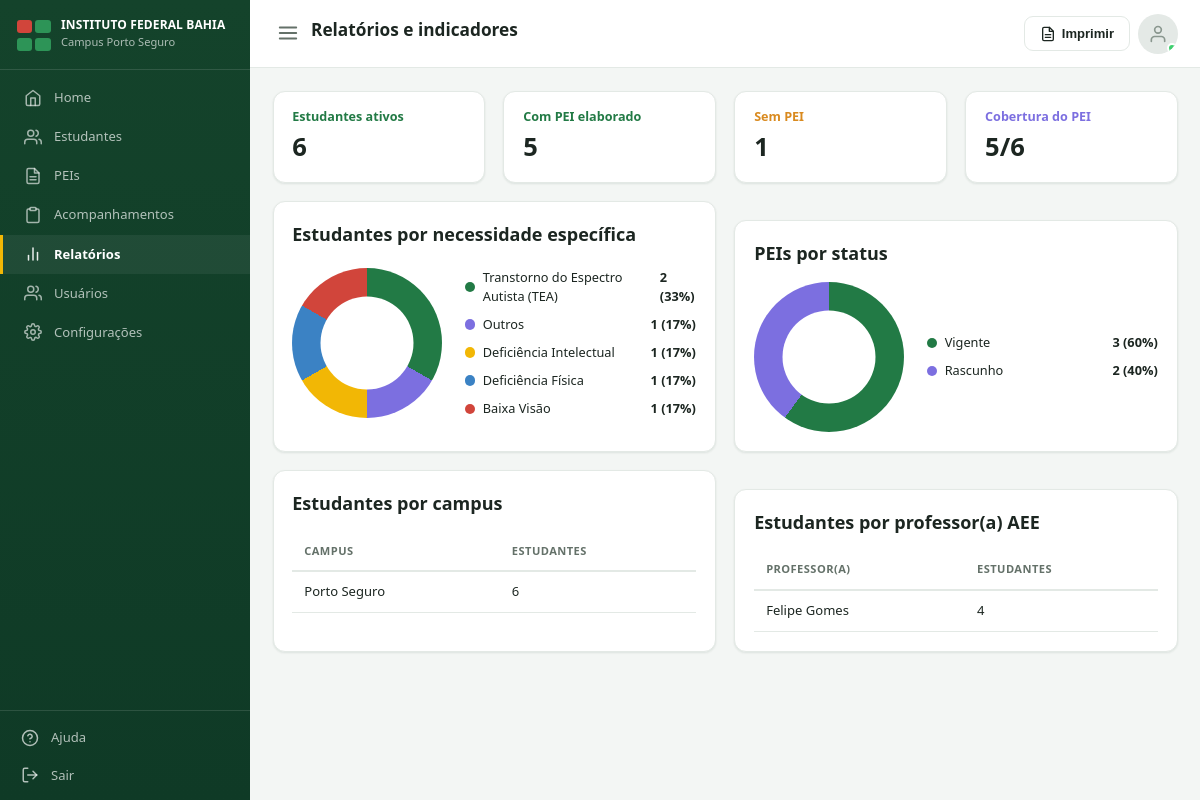
Page /relatorios/ (signed in) on the committed database.
### estudantes/models.py (models this page shows, shortened)
class Estudante(models.Model):
    class Necessidade(models.TextChoices):
        DEFICIENCIA_INTELECTUAL = 'deficiencia_intelectual', 'Deficiência Intelectual'
        DEFICIENCIA_FISICA = 'deficiencia_fisica', 'Deficiência Física'
        BAIXA_VISAO = 'baixa_visao', 'Baixa Visão'
        CEGUEIRA = 'cegueira', 'Cegueira'
        SURDEZ = 'surdez', 'Surdez/Deficiência Auditiva'
        TEA = 'tea', 'Transtorno do Espectro Autista (TEA)'
        TDAH = 'tdah', 'TDAH'
        ALTAS_HABILIDADES = 'altas_habilidades', 'Altas Habilidades/Superdotação'
        OUTROS = 'outros', 'Outros'
    nome_completo = models.CharField('Nome completo', max_length=150)
    data_nascimento = models.DateField('Data de nascimento', null=True, blank=True)
    matricula = models.CharField('Matrícula', max_length=30, unique=True)
    curso = models.CharField('Curso', max_length=150, blank=True)
    turma = models.CharField('Turma', max_length=50, blank=True)
    campus = models.CharField('Campus', max_length=100, default='Porto Seguro')
    telefone = models.CharField('Telefone do estudante', max_length=20, blank=True)
    email = models.EmailField('E-mail do estudante', blank=True)
    responsavel_nome = models.CharField('Nome do responsável', max_length=150, blank=True)
    responsavel_telefone = models.CharField('Telefone do responsável', max_length=20, blank=True)
    foto = models.ImageField('Foto', upload_to='estudantes/fotos/', null=True, blank=True)
    necessidade_especifica = models.CharField(
        'Necessidade específica', max_length=30, choices=Necessidade.choices,
        default=Necessidade.OUTROS,
    )
    descricao_necessidade = models.TextField('Descrição da necessidade', blank=True)
    professor_responsavel = models.ForeignKey(
        settings.AUTH_USER_MODEL, on_delete=models.SET_NULL, null=True, blank=True,
        related_name='estudantes_responsavel', verbose_name='Professor(a) AEE responsável',
    )
    ativo = models.BooleanField('Ativo', default=True)
    criado_por = models.ForeignKey(
        settings.AUTH_USER_MODEL, on_delete=models.SET_NULL, null=True, blank=True,
        related_name='estudantes_cadastrados',
    )
    criado_em = models.DateTimeField(auto_now_add=True)
    atualizado_em = models.DateTimeField(auto_now=True)
    class Meta:
        verbose_name = 'Estudante'
        verbose_name_plural = 'Estudantes'
        ordering = ['nome_completo']

### dashboard/views.py (the view)
# urls.py: path('relatorios/', views.relatorios, name='relatorios'),
@coordenacao_required
def relatorios(request):
    estudantes = Estudante.objects.filter(ativo=True)
    por_necessidade = list(
        estudantes.values('necessidade_especifica').annotate(total=Count('id')).order_by('-total')
    )
    necessidade_labels = dict(Estudante.Necessidade.choices)
    for item in por_necessidade:
        item['label'] = necessidade_labels.get(item['necessidade_especifica'], item['necessidade_especifica'])
    por_necessidade, grafico_necessidade_css = _build_pie(por_necessidade)
    por_status_pei = list(PEI.objects.values('status').annotate(total=Count('id')).order_by('-total'))
    status_labels = dict(PEI.Status.choices)
    for item in por_status_pei:
        item['label'] = status_labels.get(item['status'], item['status'])
    por_status_pei, grafico_status_css = _build_pie(por_status_pei)
    por_campus = list(estudantes.values('campus').annotate(total=Count('id')).order_by('-total'))
    por_professor = list(
        estudantes.exclude(professor_responsavel__isnull=True)
        .values('professor_responsavel__first_name', 'professor_responsavel__last_name')
        .annotate(total=Count('id')).order_by('-total')
    )
    return render(request, 'dashboard/relatorios.html', {
        'total_estudantes': estudantes.count(),
        'total_com_pei': estudantes.filter(pei__isnull=False).count(),
        'total_sem_pei': estudantes.filter(pei__isnull=True).count(),
        'por_necessidade': por_necessidade,
        'grafico_necessidade_css': grafico_necessidade_css,
        'por_status_pei': por_status_pei,
        'grafico_status_css': grafico_status_css,
        'por_campus': por_campus,
        'por_professor': por_professor,
    })

### accounts/models.py (called while the page is built)
    @property
    def is_coordenacao(self):
        return self.perfil == self.Perfil.COORDENACAO

### dashboard/templatetags/icons.py (called while the page is built)
@register.simple_tag
def icon(name, size=18, css_class=''):
    path = PATHS.get(name, '')
    extra = f' {css_class}' if css_class else ''
    return mark_safe(
        f'<svg xmlns="http://www.w3.org/2000/svg" width="{size}" height="{size}" viewBox="0 0 24 24" '
        f'fill="none" stroke="currentColor" stroke-width="2" stroke-linecap="round" '
        f'stroke-linejoin="round" class="icon-svg{extra}">{path}</svg>'
    )

### dashboard/views.py (called while the page is built)
def _build_pie(itens):
    total_geral = sum(i['total'] for i in itens) or 1
    partes = []
    acumulado = 0
    for i, item in enumerate(itens):
        cor = CORES_GRAFICO[i % len(CORES_GRAFICO)]
        item['cor'] = cor
        item['percentual'] = round(item['total'] * 100 / total_geral)
        fatia = item['total'] * 100 / total_geral
        inicio = acumulado
        acumulado += fatia
        partes.append(f"{cor} {inicio:.2f}% {acumulado:.2f}%")
    gradiente = 'conic-gradient(' + ', '.join(partes) + ')' if partes else '#e3e9e5'
    return itens, gradiente

### templates/dashboard/relatorios.html
{% extends 'base.html' %}
{% load icons %}
{% block page_title %}Relatórios e indicadores{% endblock %}
{% block topbar_actions %}
<button class="btn btn-outline" onclick="window.print()">{% icon 'file-text' size=16 %} Imprimir</button>
{% endblock %}
{% block content %}
<div class="grid grid-4" style="margin-bottom:1.25rem">
  <div class="stat-card stat-card--green">
    <span class="stat-label">Estudantes ativos</span>
    <div class="stat-value">{{ total_estudantes }}</div>
  </div>
  <div class="stat-card stat-card--green">
    <span class="stat-label">Com PEI elaborado</span>
    <div class="stat-value">{{ total_com_pei }}</div>
  </div>
  <div class="stat-card stat-card--orange">
    <span class="stat-label">Sem PEI</span>
    <div class="stat-value">{{ total_sem_pei }}</div>
  </div>
  <div class="stat-card stat-card--purple">
    <span class="stat-label">Cobertura do PEI</span>
    <div class="stat-value">
      {% if total_estudantes %}{{ total_com_pei|floatformat:0 }}/{{ total_estudantes }}{% else %}0{% endif %}
    </div>
  </div>
</div>
<div class="grid grid-2">
  <div class="card">
    <div class="card-header"><h2>Estudantes por necessidade específica</h2></div>
    {% if por_necessidade %}
    <div class="pie-wrap">
      <div class="pie-chart donut" style="background:{{ grafico_necessidade_css|safe }}"></div>
      <ul class="pie-legend">
        {% for item in por_necessidade %}
        <li>
          <span class="label"><span class="dot" style="background:{{ item.cor }}"></span>{{ item.label }}</span>
          <span class="count">{{ item.total }} ({{ item.percentual }}%)</span>
        </li>
        {% endfor %}
      </ul>
    </div>
    {% else %}
    <div class="empty-state">Sem dados suficientes.</div>
    {% endif %}
  </div>
  <div class="card">
    <div class="card-header"><h2>PEIs por status</h2></div>
    {% if por_status_pei %}
    <div class="pie-wrap">
      <div class="pie-chart donut" style="background:{{ grafico_status_css|safe }}"></div>
      <ul class="pie-legend">
        {% for item in por_status_pei %}
        <li>
          <span class="label"><span class="dot" style="background:{{ item.cor }}"></span>{{ item.label }}</span>
          <span class="count">{{ item.total }} ({{ item.percentual }}%)</span>
        </li>
        {% endfor %}
      </ul>
    </div>
    {% else %}
    <div class="empty-state">Nenhum PEI elaborado ainda.</div>
    {% endif %}
  </div>
</div>
<div class="grid grid-2" style="margin-top:1.25rem">
  <div class="card">
    <div class="card-header"><h2>Estudantes por campus</h2></div>
    <table class="data-table">
      <thead><tr><th>Campus</th><th>Estudantes</th></tr></thead>
      {% for item in por_campus %}
      <tr><td>{{ item.campus }}</td><td>{{ item.total }}</td></tr>
      {% empty %}
      <tr><td colspan="2" class="text-muted">Sem dados.</td></tr>
      {% endfor %}
    </table>
  </div>
  <div class="card">
    <div class="card-header"><h2>Estudantes por professor(a) AEE</h2></div>
    <table class="data-table">
      <thead><tr><th>Professor(a)</th><th>Estudantes</th></tr></thead>
      {% for item in por_professor %}
      <tr>
        <td>{{ item.professor_responsavel__first_name }} {{ item.professor_responsavel__last_name }}</td>
        <td>{{ item.total }}</td>
      </tr>
      {% empty %}
      <tr><td colspan="2" class="text-muted">Nenhum professor vinculado ainda.</td></tr>
      {% endfor %}
    </table>
  </div>
</div>
{% endblock %}

### static/css/style.css (style rules this page uses)
:root { --verde-900: #0f3a26; --verde-800: #14432b; --verde-700: #1a5734; --verde-600: #227a45; --verde-500: #2d9457; --verde-100: #e6f4ec; --verde-50: #f2faf5; --roxo: #7c6fe0; --amarelo: #f2b705; --azul: #3b82c4; --cinza-cat: #a2ada7; --bg: #f3f6f4; --card-bg: #ffffff; --text: #1c2621; --text-muted: #647169; --border: #e3e9e5; --danger: #d1453b; --danger-bg: #fbe9e7; --warning: #b8860b; --warning-bg: #fff6e0; --sucesso: #1a5734; --sucesso-bg: #e6f4ec; --radius: 12px; --shadow: 0 1px 2px rgba(15, 58, 38, 0.05), 0 1px 3px rgba(15, 58, 38, 0.05); --sidebar-w: 250px; --laranja: #d98a1f; --laranja-bg: #fdf1e0; }
* { box-sizing: border-box; }
.icon-svg { display: inline-block; vertical-align: middle; flex-shrink: 0; }
.btn .icon-svg, .quick-link .icon-svg, .topbar-profile .icon-svg { display: block; }
html, body { margin: 0; padding: 0; background: var(--bg); color: var(--text); font-family: "Segoe UI", Roboto, -apple-system, BlinkMacSystemFont, Arial, sans-serif; font-size: 15px; line-height: 1.5; }
h1, h2, h3, h4 { margin: 0 0 .4em; font-weight: 600; color: var(--text); }
h2 { font-size: 1.2rem; }
.sidebar-nav a .icon-svg { flex-shrink: 0; opacity: .9; }
.card { background: var(--card-bg); border: 1px solid var(--border); border-radius: var(--radius); box-shadow: var(--shadow); padding: 1.25rem; }
.card + .card { margin-top: 1.25rem; }
.card-header { display: flex; align-items: center; justify-content: space-between; margin-bottom: 1rem; gap: .75rem; flex-wrap: wrap; }
.card-header h2, .card-header h3 { margin: 0; }
.grid { display: grid; gap: 1.25rem; }
.grid-2 { grid-template-columns: repeat(auto-fit, minmax(280px, 1fr)); }
.grid-4 { grid-template-columns: repeat(auto-fit, minmax(180px, 1fr)); }
.stat-card { background: var(--card-bg); border: 1px solid var(--border); border-radius: var(--radius); padding: 1.1rem 1.25rem; box-shadow: var(--shadow); }
.stat-card .stat-label { display: block; font-size: .84rem; font-weight: 700; margin-bottom: .5rem; color: var(--verde-700); }
.stat-card .stat-value { font-size: 1.7rem; font-weight: 700; color: var(--text); line-height: 1; margin-bottom: .35rem; }
.stat-card--green .stat-label, .stat-card--green .stat-sub { color: var(--verde-600); }
.stat-card--orange .stat-label, .stat-card--orange .stat-sub { color: var(--laranja); }
.stat-card--purple .stat-label, .stat-card--purple .stat-sub { color: var(--roxo); }
.btn { display: inline-flex; align-items: center; gap: .4rem; padding: .55rem 1rem; border-radius: 9px; border: 1px solid transparent; font-size: .87rem; font-weight: 600; cursor: pointer; text-decoration: none; background: var(--verde-700); color: #fff; }
.btn-outline { background: transparent; border-color: var(--border); color: var(--text); }
table.data-table { width: 100%; border-collapse: collapse; font-size: .87rem; }
.data-table th { text-align: left; padding: .7rem .8rem; border-bottom: 2px solid var(--border); color: var(--text-muted); font-size: .74rem; text-transform: uppercase; letter-spacing: .04em; }
.data-table td { padding: .7rem .8rem; border-bottom: 1px solid var(--border); vertical-align: middle; }
.pie-wrap { display: flex; align-items: center; gap: 1.5rem; flex-wrap: wrap; }
.pie-chart { width: 150px; height: 150px; border-radius: 50%; flex-shrink: 0; position: relative; }
.pie-chart.donut::after { content: ''; position: absolute; top: 50%; left: 50%; transform: translate(-50%, -50%); width: 62%; height: 62%; border-radius: 50%; background: var(--card-bg); }
.pie-legend { list-style: none; padding: 0; margin: 0; font-size: .85rem; flex: 1; min-width: 180px; }
.pie-legend li { display: flex; align-items: center; gap: .5rem; padding: .3rem 0; justify-content: space-between; }
.pie-legend .label { display: flex; align-items: center; gap: .5rem; }
.pie-legend .dot { width: .7rem; height: .7rem; border-radius: 50%; flex-shrink: 0; }
.pie-legend .count { font-weight: 700; color: var(--text); }

### rows in the picture
Estudante: label "Outros", total "1", percentual "17"
Estudante: campus "Porto Seguro", total "6"

### other values in the picture
{{ total_estudantes }} "6"
{{ total_com_pei }} "5"
{{ total_sem_pei }} "1"
{{ total_com_pei|floatformat:0 }} "5"
{{ item.label }} "Transtorno do Espectro Autista (TEA)" "Deficiência Intelectual" "Deficiência Física" "Baixa Visão"
{{ item.total }} "2" "1" "1" "1"
{{ item.percentual }} "33" "17" "17" "17"
{{ item.label }} "Vigente" "Rascunho"
{{ item.total }} "3" "2"
{{ item.percentual }} "60" "40"
{{ item.professor_responsavel__first_name }} "Felipe"
{{ item.professor_responsavel__last_name }} "Gomes"
{{ item.total }} "4"
